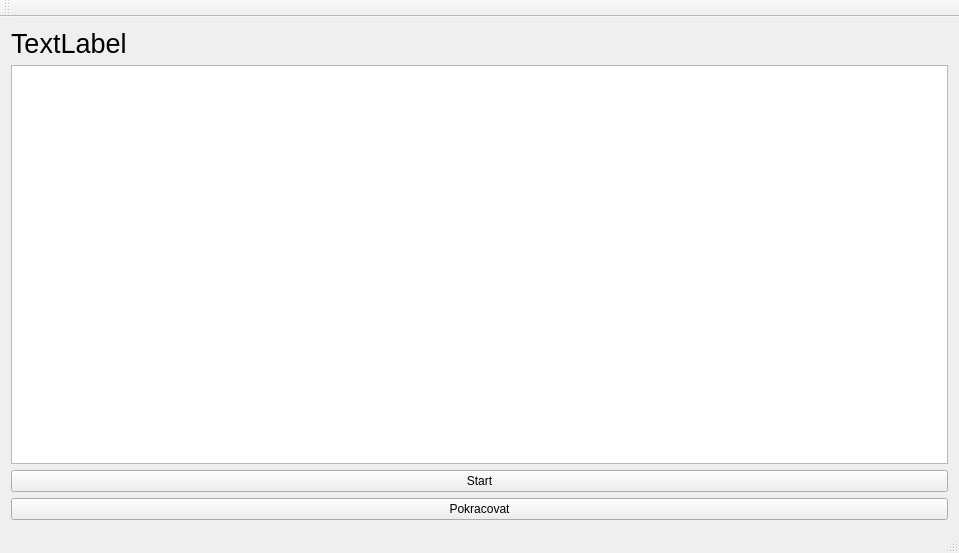
<?xml version="1.0" encoding="UTF-8"?>
<ui version="4.0">
 <class>arrayWindow</class>
 <widget class="QMainWindow" name="arrayWindow">
  <property name="geometry">
   <rect>
    <x>0</x>
    <y>0</y>
    <width>959</width>
    <height>553</height>
   </rect>
  </property>
  <property name="windowTitle">
   <string>Interpreter</string>
  </property>
  <property name="windowIcon">
   <iconset>
    <normaloff>../../../OneDrive/Obrázky/apex/arraypng.png</normaloff>../../../OneDrive/Obrázky/apex/arraypng.png</iconset>
  </property>
  <widget class="QWidget" name="centralWidget">
   <layout class="QVBoxLayout" name="verticalLayout_2">
    <item>
     <layout class="QVBoxLayout" name="verticalLayout">
      <item>
       <widget class="QLabel" name="nameLabel">
        <property name="font">
         <font>
          <pointsize>20</pointsize>
         </font>
        </property>
        <property name="text">
         <string>TextLabel</string>
        </property>
       </widget>
      </item>
      <item>
       <widget class="QTableWidget" name="tableWidget"/>
      </item>
      <item>
       <widget class="QPushButton" name="startButton">
        <property name="text">
         <string>Start</string>
        </property>
       </widget>
      </item>
      <item>
       <widget class="QPushButton" name="continueButton">
        <property name="text">
         <string>Pokracovat</string>
        </property>
       </widget>
      </item>
     </layout>
    </item>
   </layout>
  </widget>
  <widget class="QMenuBar" name="menuBar">
   <property name="geometry">
    <rect>
     <x>0</x>
     <y>0</y>
     <width>959</width>
     <height>21</height>
    </rect>
   </property>
  </widget>
  <widget class="QToolBar" name="mainToolBar">
   <attribute name="toolBarArea">
    <enum>TopToolBarArea</enum>
   </attribute>
   <attribute name="toolBarBreak">
    <bool>false</bool>
   </attribute>
  </widget>
  <widget class="QStatusBar" name="statusBar"/>
 </widget>
 <layoutdefault spacing="6" margin="11"/>
 <resources/>
 <connections/>
</ui>
